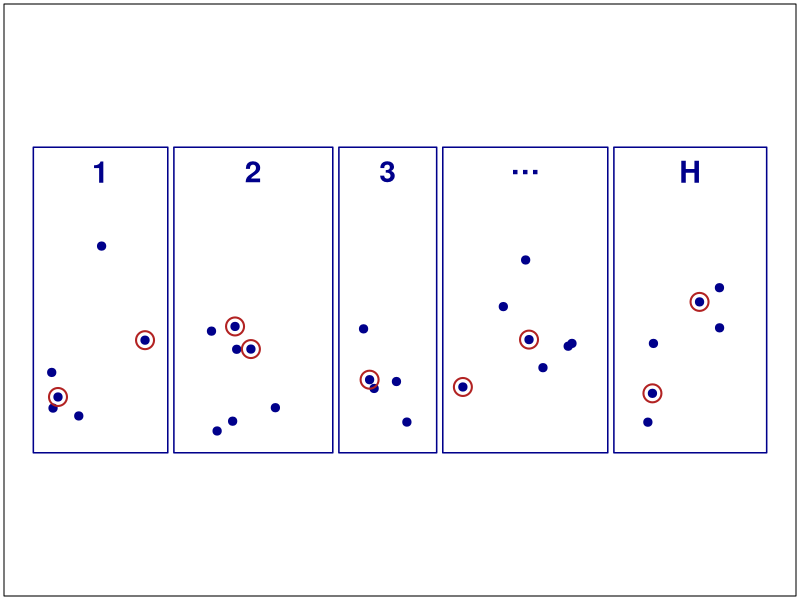
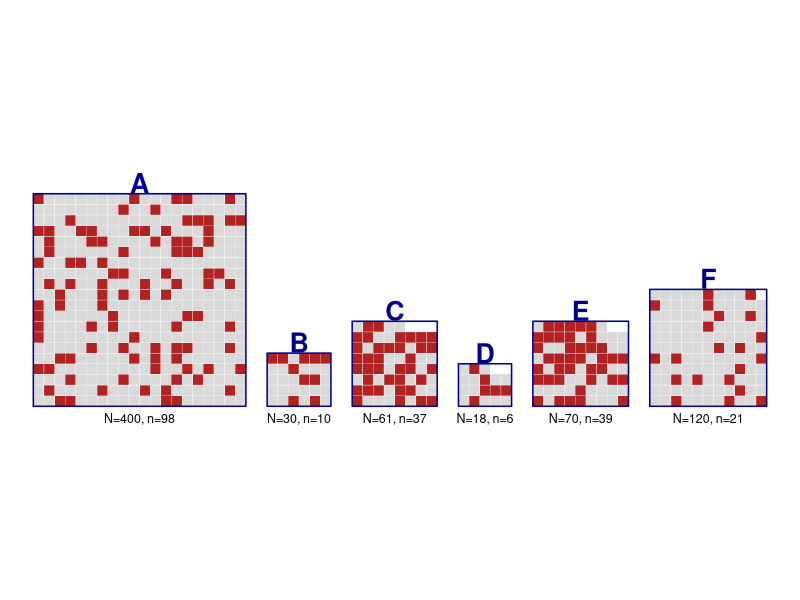
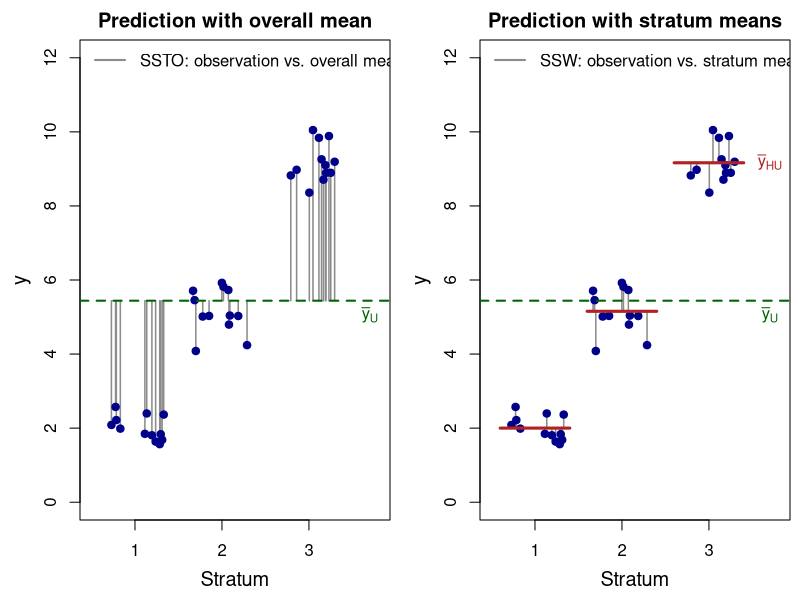
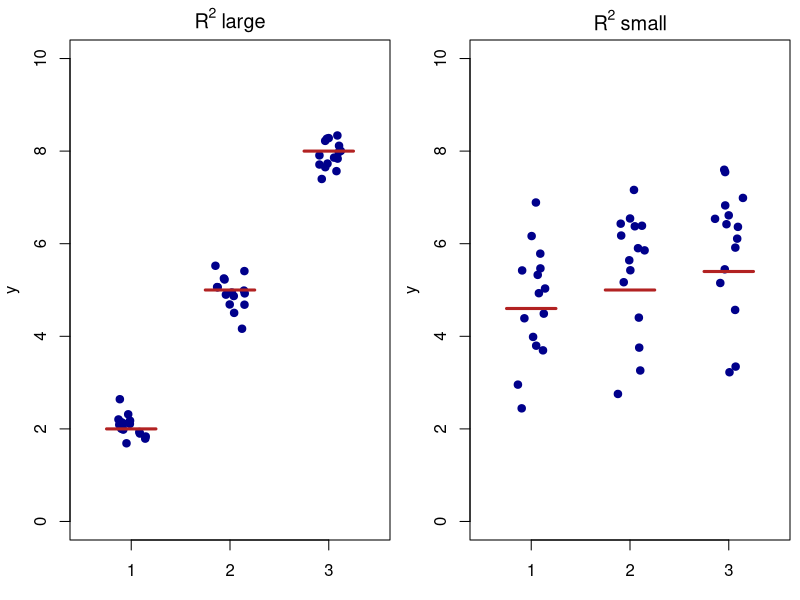
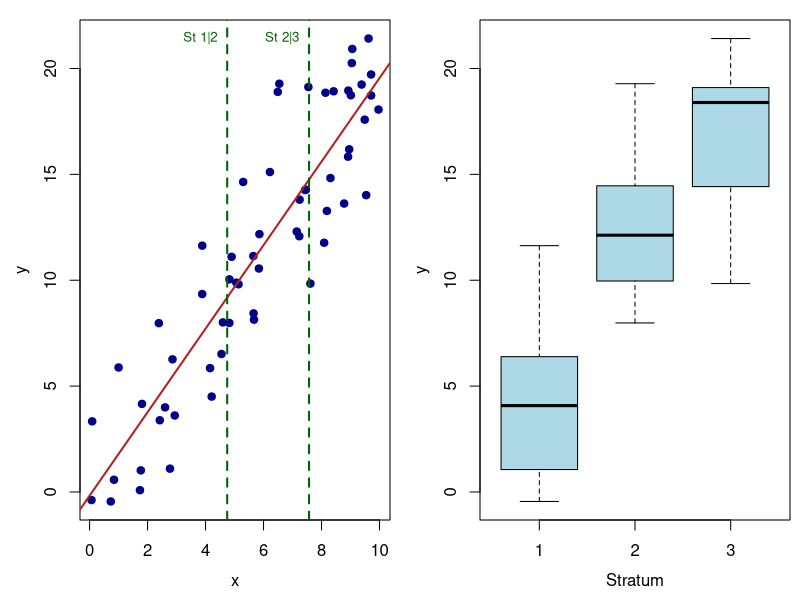

The R source for these figures, in order:
## ---- chunk 1
#| include: false
knitr::opts_chunk$set(
  echo = FALSE,
  fig.align = "center"
)
## ---- chunk 2
#| label: fig-strata-pop
#| fig-width: 8
#| fig-height: 4
#| out-width: "80%"
set.seed(11)
strata <- list(
  list(xmin = 0,   xmax = 2.2, n = 6, k = 2, label = "1"),
  list(xmin = 2.3, xmax = 4.9, n = 7, k = 2, label = "2"),
  list(xmin = 5.0, xmax = 6.6, n = 5, k = 1, label = "3"),
  list(xmin = 6.7, xmax = 9.4, n = 7, k = 2, label = "…"),
  list(xmin = 9.5, xmax = 12,  n = 6, k = 2, label = "H")
)
par(mar = c(0.2, 0.2, 0.2, 0.2))
plot(NA, xlim = c(0, 12), ylim = c(0, 5), asp = 1,
     xaxt = "n", yaxt = "n", xlab = "", ylab = "", bty = "o")
for (s in strata) {
  rect(s$xmin, 0, s$xmax, 5, border = "blue4", lwd = 1.5)
  text((s$xmin + s$xmax) / 2, 4.6, s$label, col = "blue4", font = 2, cex = 1.8)
  px <- runif(s$n, s$xmin + 0.3, s$xmax - 0.3)
  py <- runif(s$n, 0.3, 3.8)
  points(px, py, pch = 19, col = "blue4", cex = 1.1)
  sel <- sample(s$n, s$k)
  points(px[sel], py[sel], pch = 21, col = "firebrick", lwd = 2, cex = 2.4)
}
## ---- chunk 3
#| label: fig-caribou-strata
#| fig-width: 10
#| fig-height: 4
#| out-width: "95%"
set.seed(348)
strata <- data.frame(
  label = c("A", "B", "C", "D", "E", "F"),
  N = c(400, 30, 61, 18, 70, 120),
  n = c(98, 10, 37, 6, 39, 21)
)
strata$ncol <- ceiling(sqrt(strata$N))
strata$nrow <- ceiling(strata$N / strata$ncol)

gap <- 2
x0 <- 0
par(mar = c(2, 0.2, 2, 0.2))
plot(NA, xlim = c(0, sum(strata$ncol) + gap * (nrow(strata) - 1)),
     ylim = c(-2, max(strata$nrow) + 2), asp = 1,
     xaxt = "n", yaxt = "n", xlab = "", ylab = "", bty = "n")

for (i in seq_len(nrow(strata))) {
  s <- strata[i, ]
  ncol_i <- s$ncol
  nrow_i <- s$nrow
  idx <- expand.grid(col = 1:ncol_i, row = 1:nrow_i)
  idx <- idx[order(idx$row, idx$col), ][1:s$N, ]
  sampled <- sample(s$N, s$n)
  cell_col <- ifelse(seq_len(s$N) %in% sampled, "firebrick", "grey85")
  rect(x0 + idx$col - 1, idx$row - 1, x0 + idx$col, idx$row,
       col = cell_col, border = "white", lwd = 0.3)
  rect(x0, 0, x0 + ncol_i, nrow_i, border = "blue4", lwd = 1.5)
  text(x0 + ncol_i / 2, nrow_i + 1, s$label, col = "blue4", font = 2, cex = 1.6)
  text(x0 + ncol_i / 2, -1.2, paste0("N=", s$N, ", n=", s$n), cex = 0.75)
  x0 <- x0 + ncol_i + gap
}
## ---- chunk 4
#| label: fig-ssb-ssw
#| fig-width: 10
#| fig-height: 4.2
#| out-width: "100%"
set.seed(21)
means <- c(2.2, 5, 9.0)
n_each <- 12
x <- rep(1:3, each = n_each) + runif(3 * n_each, -0.34, 0.34)
y <- rep(means, each = n_each) + rnorm(3 * n_each, 0, 0.5)
grand_mean <- mean(y)
grp <- rep(1:3, each = n_each)
means <- tapply(y, grp, mean)

base_plot <- function(main) {
  plot(x, y, type = "n", xlim = c(0.5, 3.8), ylim = c(0, 12),
       xaxt = "n", xlab = "Stratum", ylab = "y", cex.lab = 1.2, main = main)
  axis(1, at = 1:3, labels = c("1", "2", "3"))
}

par(mfrow = c(1, 2), mar = c(4, 4, 2, 0.5), mgp = c(2.5, 1, 0))

## Left: predict every observation by the overall mean (errors give SSTO)
base_plot("Prediction with overall mean")
segments(x, grand_mean, x, y, col = "grey55", lwd = 1.5)
points(x, y, pch = 19, col = "blue4")
abline(h = grand_mean, col = "darkgreen", lwd = 2, lty = 2)
text(3.7, grand_mean - 0.4, expression(bar(y)[U]), col = "darkgreen")
legend("topleft", bty = "n", lwd = 2, col = "grey55",
       legend = "SSTO: observation vs. overall mean")

## Right: predict each observation by its stratum mean (errors give SSW)
base_plot("Prediction with stratum means")
segments(x, means[grp], x, y, col = "grey55", lwd = 1.5)
points(x, y, pch = 19, col = "blue4")
for (h in 1:3) {
  segments(h - 0.4, means[h], h + 0.4, means[h], col = "firebrick", lwd = 3)
}
abline(h = grand_mean, col = "darkgreen", lwd = 2, lty = 2)
text(3.7, grand_mean - 0.4, expression(bar(y)[U]), col = "darkgreen")
text(3.7, means[3], expression(bar(y)[HU]), col = "firebrick")
legend("topleft", bty = "n", lwd = 2, col = "grey55",
       legend = "SSW: observation vs. stratum mean")
## ---- chunk 5
#| label: fig-r2-compare
#| fig-width: 9
#| fig-height: 4
#| out-width: "90%"
set.seed(7)
n_each <- 15

par(mfrow = c(1, 2), mar = c(3, 3.5, 2, 0.5))

means_hi <- c(2, 5, 8)
x1 <- rep(1:3, each = n_each) + runif(3 * n_each, -0.15, 0.15)
y1 <- rep(means_hi, each = n_each) + rnorm(3 * n_each, 0, 0.35)
plot(x1, y1, pch = 19, col = "blue4", xaxt = "n", xlim = c(0.5, 3.5),
     ylim = c(0, 10), xlab = "", ylab = "y", main = expression(R^2~"large"))
axis(1, at = 1:3, labels = c("1", "2", "3"))
for (h in 1:3) segments(h - 0.25, means_hi[h], h + 0.25, means_hi[h], col = "firebrick", lwd = 3)

means_lo <- c(4.6, 5, 5.4)
x2 <- rep(1:3, each = n_each) + runif(3 * n_each, -0.15, 0.15)
y2 <- rep(means_lo, each = n_each) + rnorm(3 * n_each, 0, 1.4)
plot(x2, y2, pch = 19, col = "blue4", xaxt = "n", xlim = c(0.5, 3.5),
     ylim = c(0, 10), xlab = "", ylab = "y", main = expression(R^2~"small"))
axis(1, at = 1:3, labels = c("1", "2", "3"))
for (h in 1:3) segments(h - 0.25, means_lo[h], h + 0.25, means_lo[h], col = "firebrick", lwd = 3)
## ---- chunk 6
#| label: fig-auxiliary
#| fig-width: 9
#| fig-height: 4.2
#| out-width: "90%"
set.seed(4)
n <- 60
x <- runif(n, 0, 10)
y <- 2 * x + rnorm(n, 0, 3)
cuts <- quantile(x, probs = c(1/3, 2/3))
strat <- cut(x, breaks = c(-Inf, cuts, Inf), labels = c("1", "2", "3"))

par(mfrow = c(1, 2), mar = c(4, 4, 1, 0.5))
plot(x, y, pch = 19, col = "blue4", xlab = "x", ylab = "y")
abline(lm(y ~ x), col = "firebrick", lwd = 2)
abline(v = cuts, col = "darkgreen", lty = 2, lwd = 2)
text(cuts, rep(max(y), 2), c("St 1|2", "St 2|3"), col = "darkgreen", pos = 2, cex = 0.8)

boxplot(y ~ strat, col = "lightblue", xlab = "Stratum", ylab = "y")
